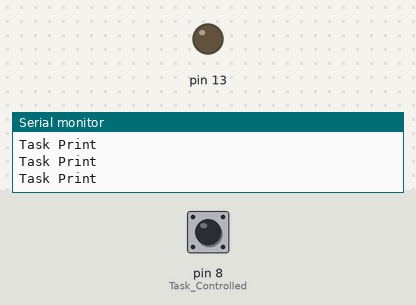
The sketch below on a simulated Arduino Uno, built with avr-gcc and run on an emulated ATmega328P. Shown: output pins drawn as LEDs (lit = HIGH), the last lines printed to the serial monitor. The inputs (shaded band) are chosen by the test bench; at power-on: pin 8 (Task_Controlled) HIGH.

Above: at 2.7 s.
2.8 s: pin 8 (Task_Controlled) pulled LOW for 0.6 s
At 4.1 s:
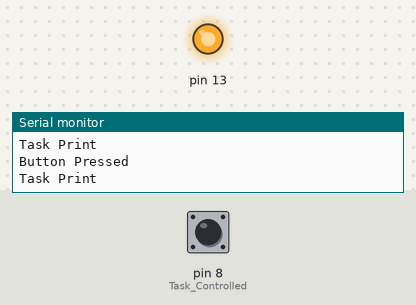
5.8 s: pin 8 (Task_Controlled) pulled LOW for 1 s
At 8.6 s:
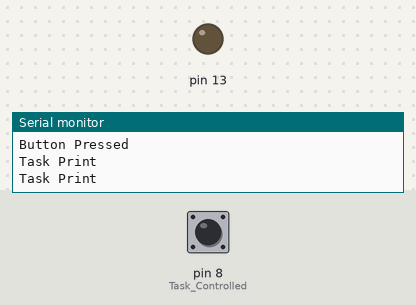
9.2 s: pin 8 (Task_Controlled) pulled LOW for 3.2 s
At 10.6 s:
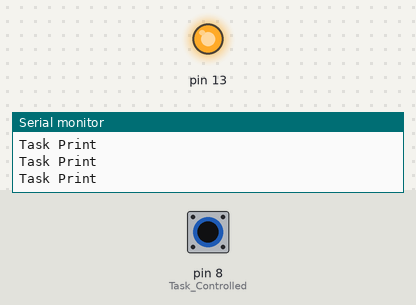
Timing chart, 0 to 14.9 s (numbered marks = the images above; inputs shaded):
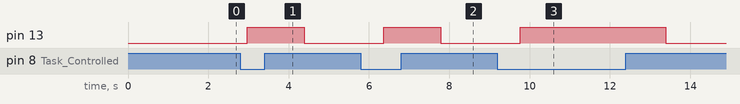

The sketch:

RTOS_buttonLight.ino
```cpp
// Include Arduino FreeRTOS library
#include <Arduino_FreeRTOS.h>

// print 2 different tasks to serial

void Task_Controlled(void *param);
void Task_Print(void *param);

TaskHandle_t Task_Handle1;
TaskHandle_t Task_Handle2;

void setup() {
  Serial.begin(9600);
  pinMode(13, OUTPUT);
  pinMode(8, INPUT_PULLUP);

  xTaskCreate(Task_Controlled, "Task 1", 100, NULL, 1, &Task_Handle1);
  xTaskCreate(Task_Print, "Task 2", 100, NULL, 1, &Task_Handle2);
}

void loop() {

}

void Task_Controlled(void *param) {

  (void) param;

  while(1) {
    if(digitalRead(8) == 0) {
      while(digitalRead(8) == 0)
      digitalWrite(13, HIGH);
      Serial.println("Button Pressed");
    } else digitalWrite(13, LOW);

    vTaskDelay(1000/portTICK_PERIOD_MS);
  }
}

void Task_Print(void *param) {

  (void) param;

  while(1) {
    Serial.println("Task Print");
    vTaskDelay(1000/portTICK_PERIOD_MS);
  }
}
```

Measured:
- after the input at 2.8 s, pin 13: LOW → HIGH after 0.17 s, → LOW 1.4 s later
- after the input at 5.8 s, pin 13: LOW → HIGH after 0.57 s, → LOW 1.4 s later
- after the input at 9.2 s, pin 13: LOW → HIGH after 0.57 s, → LOW 3.6 s later
